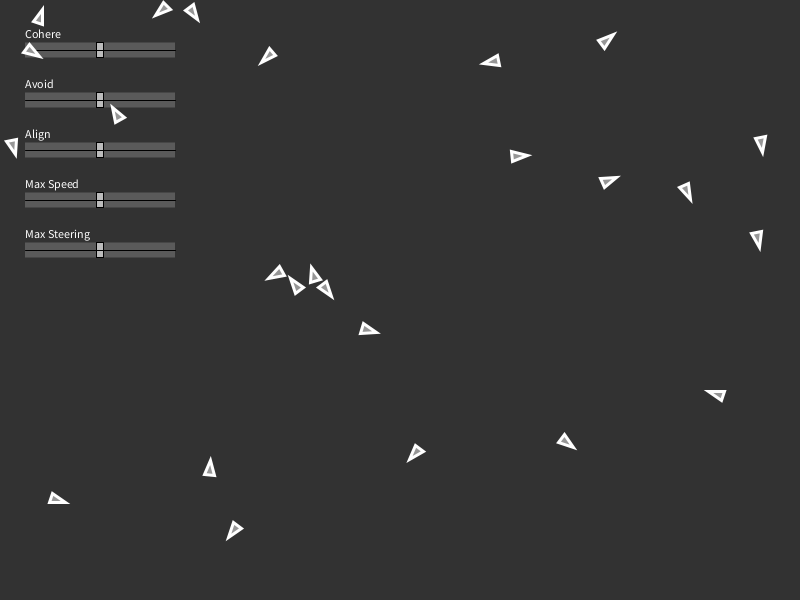
Frame 1 (no input)
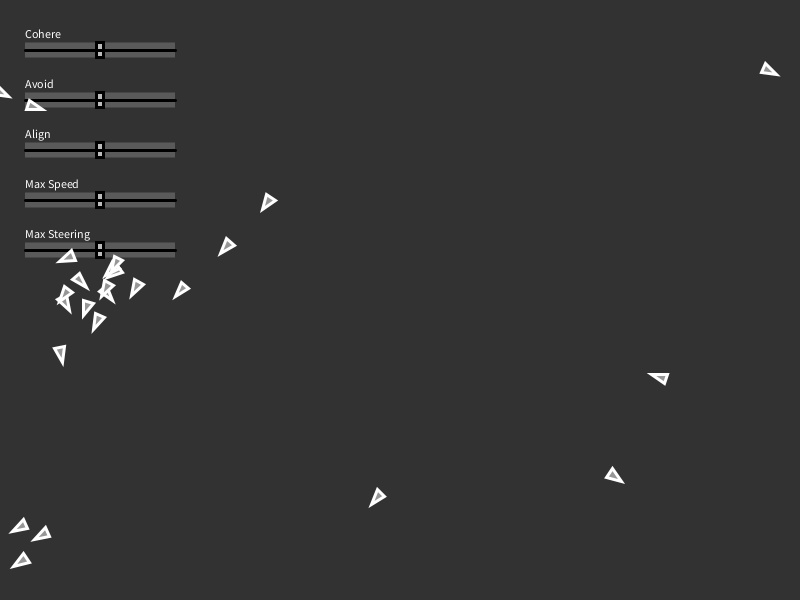
Frame 60 (the mouse pressed at the canvas centre just before this capture)
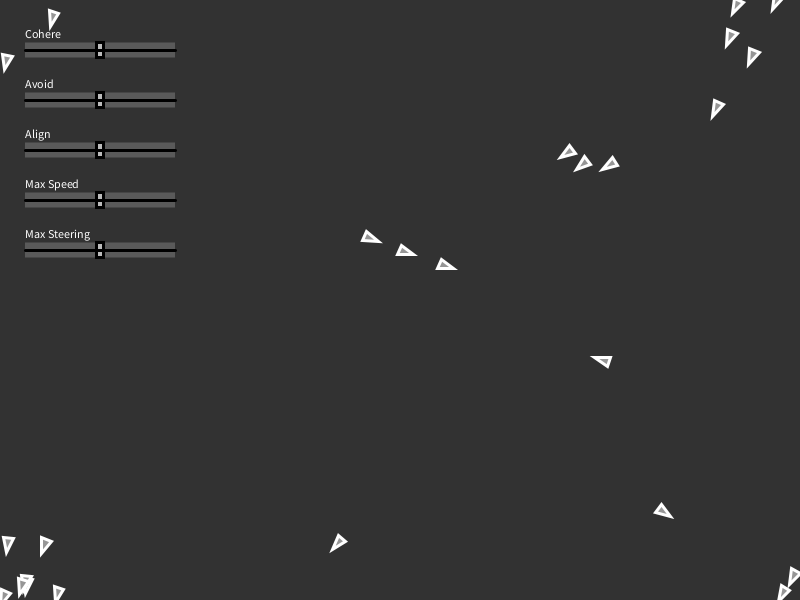
Frame 120 (the mouse held since frame 60 and released just before this capture)

The Processing sketch that drew these frames (run headless with seeded random() and noise(); from frame 60 on, the mouse is pressed at the canvas centre):

// Processing sketch: flocking
// ── flocking.pde
ArrayList<Bird> birds = new ArrayList<Bird>();
ScrollBar[] bars = new ScrollBar[5];
String[] titles = {"Cohere", "Avoid", "Align","Max Speed","Max Steering"};
PVector mouse = new PVector();

void setup() {
  size(800, 600);
  for (int i = 0; i < 25; i++) {
    birds.add(new Bird(random(width), random(height)));
  }
  for (int i = 0; i < bars.length; i++) {
    bars[i] = new ScrollBar(25, 50+i*50, 150,15,titles[i]);
  }
}
void draw() {
  mouse.set(mouseX, mouseY);
  background(50);
  for (int i = 0; i < bars.length; i++) {
    bars[i].run();
  }
  for (Bird b : birds) {
    b.display();
    b.flock(birds);
    b.update();
  }
}

void keyPressed() {
  birds.add(new Bird(mouseX, mouseY));
}

//void mouseReleased(){
// for(int i = 0; i < bars.length; i++){
//  bars[i].chosen = false;
// } 
//}


// ── bird_class.pde
class Bird {
  PVector loc, vel, acc;
  int size;
  float maxspeed;
  float maxforce;

  Bird(float x, float y) {
    loc = new PVector(x, y);
    vel = PVector.random2D();
    acc = new PVector();
    size = 10;
    maxspeed = 5;
    maxforce = .06;
  }

  void display() {
    pushMatrix();
    translate(loc.x, loc.y);
    rotate(vel.heading());
    stroke(255);
    strokeWeight(3);
    fill(150);
    triangle(-size/2, -size/2, -size/2, size/2, size, 0);
    popMatrix();
  }
  void update() {
    maxspeed =map(bars[3].position(), 0, 1, 0, 15);
    maxforce = map(bars[4].position(),0,1,0,.4);
    vel.add(acc);
    vel.limit(maxspeed);
    loc.add(vel);
    wrap();
    acc.set(0, 0);
  }

  void flock(ArrayList<Bird> everyone) {

    PVector coh = cohere(everyone);
    PVector avo = avoid(everyone);
    PVector ali = align(everyone);

    coh.mult(map(bars[0].position(), 0, 1, 0, 2.5));
    avo.mult(map(bars[1].position(), 0, 1, 0, 2.5));
    ali.mult(map(bars[2].position(), 0, 1, 0, 2.5));

    applyForce(coh);
    applyForce(avo);
    applyForce(ali);
  }

  void applyForce(PVector force) {
    acc.add(force);
  }
  PVector seek(PVector target) {
    PVector desired = PVector.sub(target, loc);
    desired.normalize();
    desired.mult(maxspeed); 
    PVector steer = PVector.sub(desired, vel);
    steer.limit(maxforce);
    return steer;
  }
  PVector avoid(ArrayList<Bird> everybody) {
    int count = 0;
    int neighborhood = 50;
    PVector sum = new PVector();
    for (Bird other : birds) {
      float d = loc.dist(other.loc);
      if (d > 0 && d < neighborhood) {
        PVector diff = PVector.sub(loc, other.loc);
        diff.normalize();
        sum.add(diff);
        count++;
      }
    }
    if (count > 0) {
      sum.div(count);
      sum.normalize();
      sum.mult(maxspeed);
      PVector steer = PVector.sub(sum, vel);
      steer.limit(maxforce);
      return steer;
    }
    else {
      return new PVector(0, 0);
    }
  }
  PVector align(ArrayList<Bird> everybody) {
    int count = 0;
    int neighborhood = 100;
    PVector sum = new PVector();
    for (Bird other : birds) {
      float d = loc.dist(other.loc);
      if (d > 0 && d < neighborhood) {
        sum.add(other.vel);
        count++;
      }
    }
    if (count > 0) {
      sum.div(count);
      sum.normalize();
      sum.mult(maxspeed);
      PVector steer = PVector.sub(sum, vel);
      steer.limit(maxforce);
      return steer;
    }
    else {
      return new PVector(0, 0);
    }
  }

  PVector cohere(ArrayList<Bird> everybody) {
    int count = 0;
    int neighborhood = 100;
    PVector sum = new PVector();
    for (Bird other : birds) {
      float d = loc.dist(other.loc);
      if (d > 0 && d < neighborhood) {
        sum.add(other.loc);
        count++;
      }
    }
    if (count > 0) {
      sum.div(count);
      PVector desired = PVector.sub(sum, loc);
      desired.normalize();
      desired.mult(maxspeed);
      PVector steer = PVector.sub(desired, vel);
      steer.limit(maxforce);
      return steer;
    }
    else {
      return new PVector(0, 0);
    }
  }

  void wrap() {
    if (loc.x < 0) {
      loc.x = width;
    }
    if (loc.x > width) {
      loc.x = 0;
    }
    if (loc.y < 0) {
      loc.y = height;
    }
    if (loc.y > height) {
      loc.y = 0;
    }
  }
}


// ── scrollbar_class.pde
class ScrollBar {
  PVector loc;
  PVector size;
  PVector boxloc;
  PVector boxsize;
  String name;
  Boolean chosen;

  ScrollBar(float x, float y, float w, float h, String n) {
    loc = new PVector(x+w/2, y);
    size = new PVector(w, h);
    boxloc = loc.get();
    boxsize = new PVector(w/20, h);
    name = n;
    chosen = false;
  }

  void run() {
    overbox();
    drag();
    display();
  }

  void display() {
    rectMode(CENTER);  
    noStroke();
    fill(255);
    text(name, loc.x-size.x/2, loc.y-size.y/2-5);
    fill(255, 50);
    rect(loc.x, loc.y, size.x, size.y);    
    stroke(0);
    if (chosen) {
      fill(255, 0, 0, 150);
    }
    else {
      fill(255, 150);
    }
    rect(boxloc.x, boxloc.y, boxsize.x, boxsize.y);
    line(loc.x-size.x/2, loc.y, loc.x + size.x/2, loc.y);
  }

  void overbox() {
    if (mouseX > boxloc.x-boxsize.x/2 && mouseX < boxloc.x + boxsize.x/2 && mouseY > boxloc.y -boxsize.y/2 && mouseY < boxloc.y + boxsize.y/2) {
      chosen = true;
    }
    if (mouseY < boxloc.y - boxsize.y/2 || mouseY > boxloc.y + boxsize.y/2) {
      chosen = false;
    }
  }

  void drag() {
    if (mousePressed && chosen) {
      boxloc.x = mouseX;
      boxloc.x = constrain(boxloc.x, loc.x - size.x/2 + boxsize.x/2, loc.x + size.x/2 - boxsize.x/2);
    }
  }



  float position() {
    float pos = map(boxloc.x, loc.x - size.x/2 + boxsize.x/2, loc.x + size.x/2 - boxsize.x/2, 0, 1);
    return pos;
  }
}
